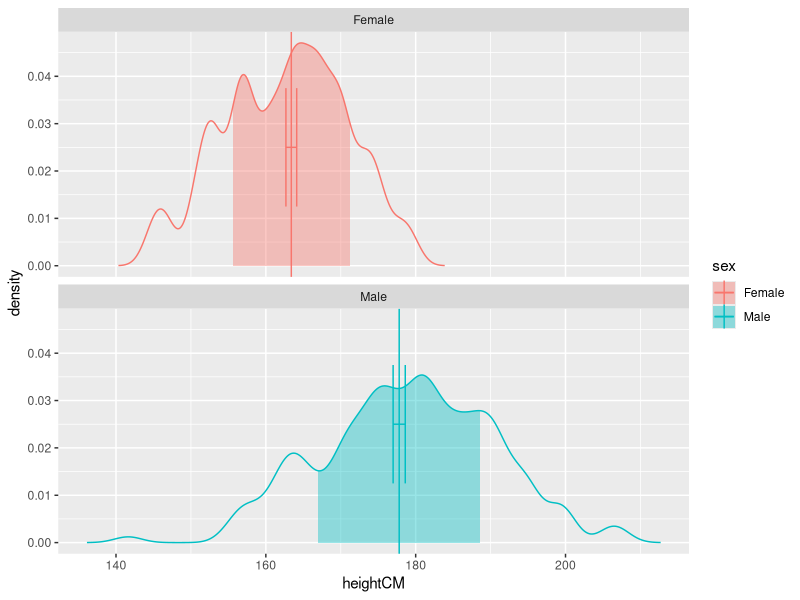

This figure's R source:
## ---- chunk 1
library("ggplot2")
h <- data.frame(sex=c('Male','Female'),
                n=c(179,118),
                mean=c(177.8,163.4),
                seOfMean=c(0.81,0.72),
                stringsAsFactors = FALSE)
print(h)
pooledSE <- (h[1,'n']*h[1,'seOfMean']+h[2,'n']*h[2,'seOfMean'])/(h[1,'n']+h[2,'n'])
z <- (h[1,'mean']-h[2,'mean'])/pooledSE
print(z)
d <- z/sqrt(h[1,'n']+h[2,'n'])
print(d)

# simulate
set.seed(23525)
popMale <- rnorm(n=h[1,'n'],mean = h[1,'mean'], sd = sqrt(h[1,'n'])*h[1,'seOfMean'])
popFemale <- rnorm(n=h[2,'n'],mean = h[2,'mean'], sd = sqrt(h[2,'n'])*h[2,'seOfMean'])

sumCross <- 0
nCross <- 0
for(a in popMale) {
  for(b in popFemale) {
    sumCross <- sumCross + (a-b)^2
    nCross <- nCross + 1
  }
}
print(sqrt(sumCross/nCross))

sumMale <- 0
nMale <- 0
for(a in popMale) {
  for(b in popMale) {
    sumMale <- sumMale + (a-b)^2
    nMale <- nMale + 1
  }
}
print(sqrt(sumMale/nMale))
print(sd(popMale)*sqrt(2))
print(sqrt(sumCross/nCross)/sqrt(sumMale/nMale))

sumFemale <- 0
nFemale <- 0
for(a in popFemale) {
  for(b in popFemale) {
    sumFemale <- sumFemale + (a-b)^2
    nFemale <- nFemale + 1
  }
}
print(sqrt(sumFemale/nFemale))
print(sd(popFemale)*sqrt(2))
print(sqrt(sumCross/nCross)/sqrt(sumFemale/nFemale))

dpop <- rbind(data.frame(heightCM=popMale,sex='Male'),
              data.frame(heightCM=popFemale,sex="Female"))

h$sdOfINdividuals <- h$seOfMean*sqrt(h$n)

densM  = density(dpop$heightCM[dpop$sex=='Male'], adjust=0.5)
densF  = density(dpop$heightCM[dpop$sex=='Female'], adjust=0.5)
dens <- rbind(data.frame(heightCM=densM$x,density=densM$y,sex='Male'),
              data.frame(heightCM=densF$x,density=densF$y,sex='Female'))
dens$inBar <- ((dens$sex=='Female')&((dens$heightCM>=h[2,'mean']-h[2,'sdOfINdividuals'])&
  (dens$heightCM<=h[2,'mean']+h[2,'sdOfINdividuals']))) | 
   ((dens$sex=='Male')&((dens$heightCM>=h[1,'mean']-h[1,'sdOfINdividuals'])&
  (dens$heightCM<=h[1,'mean']+h[1,'sdOfINdividuals'])))
ggplot() +
  geom_line(data=dens,mapping=aes(x=heightCM,y=density,color=sex)) +
  geom_ribbon(data=dens[dens$inBar,,drop=FALSE],
              mapping=aes(x=heightCM,ymin=0,ymax=density,fill=sex),alpha=0.4) +
  geom_vline(data=h,mapping=aes(xintercept=mean,color=sex)) +
  geom_errorbarh(data=h,
                 mapping=aes(y=0.025,x=mean,xmin=mean-seOfMean,xmax=mean+seOfMean,color=sex),
                 height=0.025) + 
  facet_wrap(~sex,ncol=1)
## ---- chunk 2
h <- data.frame(sex=c('Male','Female'),
                n=c(2436,3311),
                mean=c(1750,1612),
                sdOfIndividuals=c(89.93,69.05),
                stringsAsFactors = FALSE)
print(h)
pooledSD <- (h[1,'n']*h[1,'sdOfIndividuals']+h[2,'n']*h[2,'sdOfIndividuals'])/(h[1,'n']+h[2,'n'])
t <- (h[1,'mean']-h[2,'mean'])/(pooledSD/sqrt(h[1,'n']+h[2,'n']))
print(t)
d <- (h[1,'mean']-h[2,'mean'])/pooledSD
print(d)
